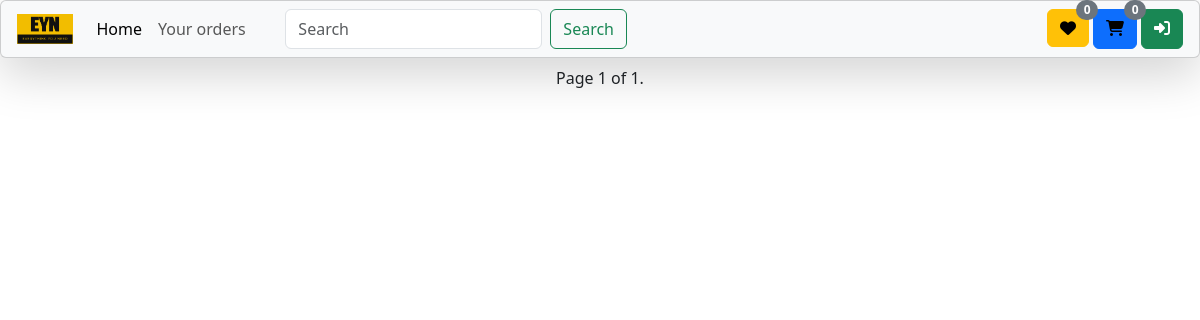
Page /products/Mens Winter Wear/ on the earlier database version.
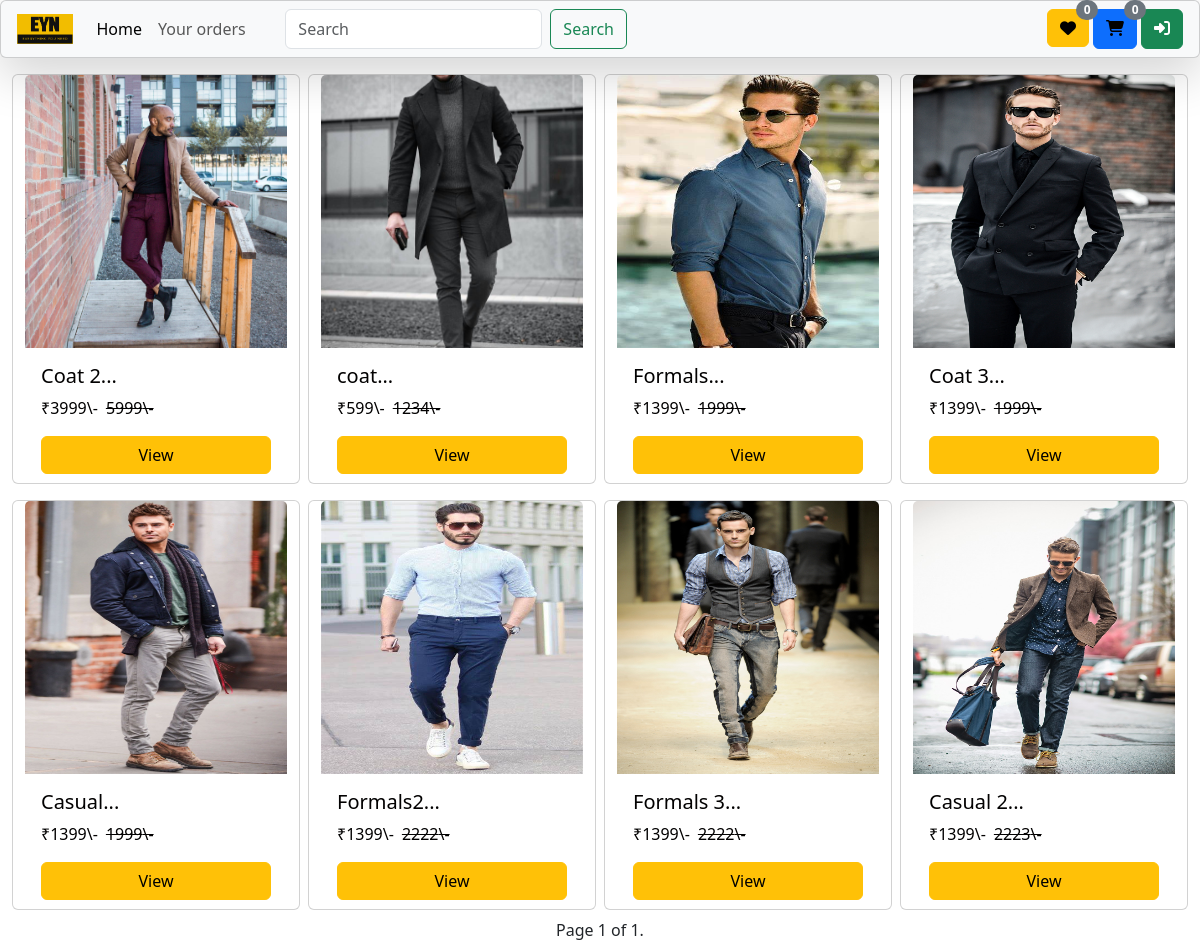
Same page on the later database version.
### home/models.py (models this page shows, shortened)
class BaseModel(models.Model):
    product_uuid = models.UUIDField(default=uuid.uuid4, editable=False, primary_key=True )
    created_at = models.DateField(auto_now_add=True)
    updated_at = models.DateField(auto_now_add=True)
    class Meta:
        abstract = True

class products(BaseModel):
    product_category = models.CharField(max_length=100)
    product_image = models.ImageField(upload_to="products", null=True, blank=True)
    product_image1 = models.ImageField(upload_to="products", null=True, blank=True)
    product_image2 = models.ImageField(upload_to="products", null=True, blank=True)
    product_name = models.CharField(max_length=100)
    real_price = models.IntegerField(default=1)
    discounted_price = models.IntegerField(default=1)
    product_description = models.TextField()
    size = models.CharField(max_length=100, default="medium")

### home/views.py (the view, shortened to what this page needs)
# urls.py: path('products/<product_category>/', products_page, name="products"),
def products_page(request, product_category):
    user = request.user
    product = products.objects.filter(product_category = product_category)
    paginator = Paginator(product, 10)  # Show 25 contacts per page.
    page_number = request.GET.get("page", 1)
    page_obj = paginator.get_page(page_number)
    context = {"products":page_obj, "user":user}
    search_result = products.objects.all()
    searched = False
    length = 0
    w_length = 0
    if user.is_authenticated:
        length = len(cart_items.objects.filter(cart__user=user, cart__is_paid=False))
        w_length = len(wishlist.objects.filter(user=user))
    context["length"]=length
    context["w_length"] = w_length
    return render(request, "products.html",context=context)

### home/templates/products.html (shortened to what the changed rows need)
{% extends "base.html" %}
{% block start %}
{% if searched %}
<div class="d-flex o-hide " style="justify-content: center;
margin-top: 66px;
">
    <div class="row d-flex infinite-container" style="justify-content: center;">
    {% for result in results %}
    <div class="card p_card mx-1 col-12 my-2 products-media">
    <a href="/product/{{result.product_uuid}}"><img src="/media/{{result.product_image}}" class="card-img-top" alt="..." >
        <div class="card-body">
            <h5 class="card-title">{{result.product_name|slice:":10"}}</h5>
            <div class="d-flex">
              <p class="card-text">₹{{result.discounted_price}}\-</p>
              <strike><p class="card-text mx-2">{{result.real_price}}\-</p></strike>
            </div>
            <a href="/product/{{result.product_uuid}}" class="btn btn-warning bigCard d-flex" style="justify-content: center;">View</a>
        </div></a>
    </div>
  {% endfor %}
  </div>
  </div>
<div class="d-flex" style="justify-content: center;">
  <div class="pagination">
    <span class="step-links">
        {% if results.has_previous %}
            <a class="btn btn-outline-success my-2" href="?page=1">&laquo; first</a>
            <a class="btn btn-outline-success my-2" href="?page={{ results.previous_page_number }}">previous</a>
        {% endif %}
        <span class="current">
            Page {{ results.number }} of {{ results.paginator.num_pages }}.
        </span>
        {% if results.has_next %}
            <a class="btn btn-outline-success my-2" href="?page={{ results.next_page_number }}">next</a>
            <a class="btn btn-outline-success my-2" href="?page={{ results.paginator.num_pages }}">last &raquo;</a>
        {% endif %}
    </span>
</div>
</div>
{% else %}
<div class="d-flex o-hide " style="justify-content: center;
margin-top: 66px;
">
    <div class="row d-flex infinite-container" style="justify-content: center;">
    {% for product in products %}
    <div class="card p_card mx-1 my-2 products-media">
    <a href="/product/{{product.product_uuid}}"><img src="/media/{{product.product_image}}" class="card-img-top" alt="...">
        <div class="card-body">
            <h5 class="card-title">{{product.product_name|slice:":20"}}...</h5>
            <div class="d-flex">
              <p class="card-text">₹{{product.discounted_price}}\-</p>
              <strike><p class="card-text mx-2">{{product.real_price}}\-</p></strike>
            </div>
            <a href="/product/{{product.product_uuid}}" class="btn btn-warning bigCard d-flex" style="justify-content: center;">View</a>
        </div></a>
    </div>
  {% endfor %}
  </div>
  </div>
  {% endif %}
{% endblock %}

Differences in the rows shown:
added products: product_image (picture), product_name "Coat 2", discounted_price "3999", real_price "5999"
added products: product_image (picture), product_name "coat", discounted_price "599", real_price "1234"
added products: product_image (picture), product_name "Formals", discounted_price "1399", real_price "1999"
added products: product_image (picture), product_name "Coat 3", discounted_price "1399", real_price "1999"
added products: product_image (picture), product_name "Casual", discounted_price "1399", real_price "1999"
added products: product_image (picture), product_name "Formals2", discounted_price "1399", real_price "2222"
added products: product_image (picture), product_name "Formals 3", discounted_price "1399", real_price "2222"
added products: product_image (picture), product_name "Casual 2", discounted_price "1399", real_price "2223"
